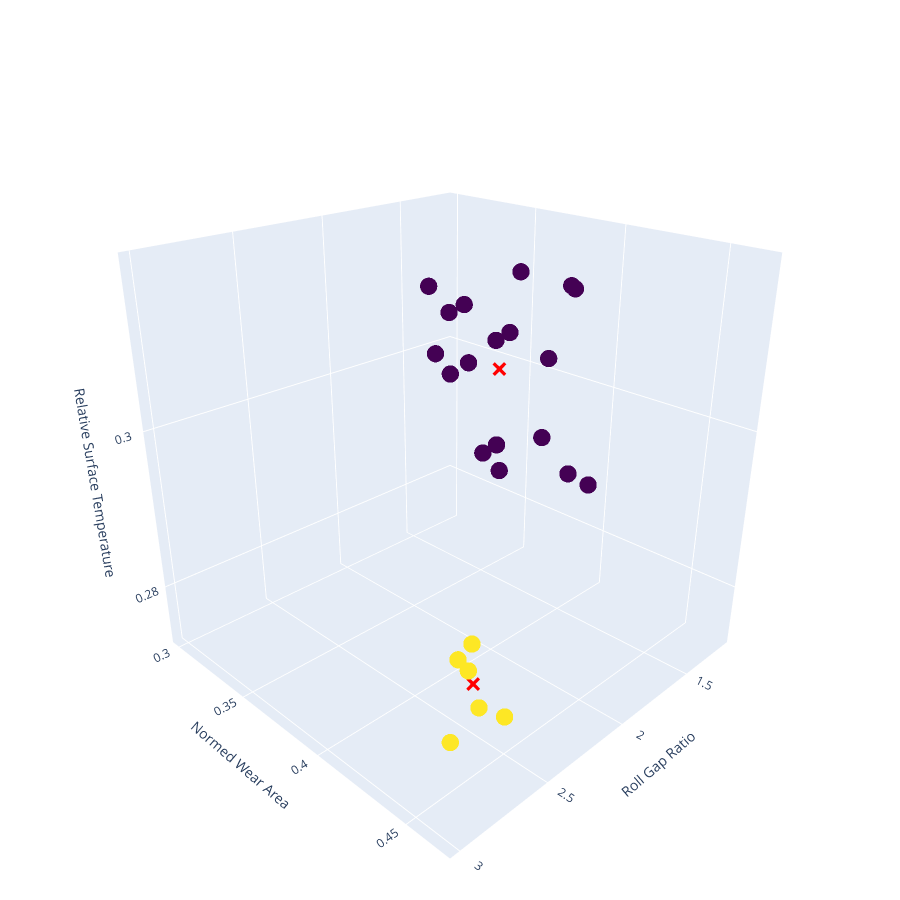
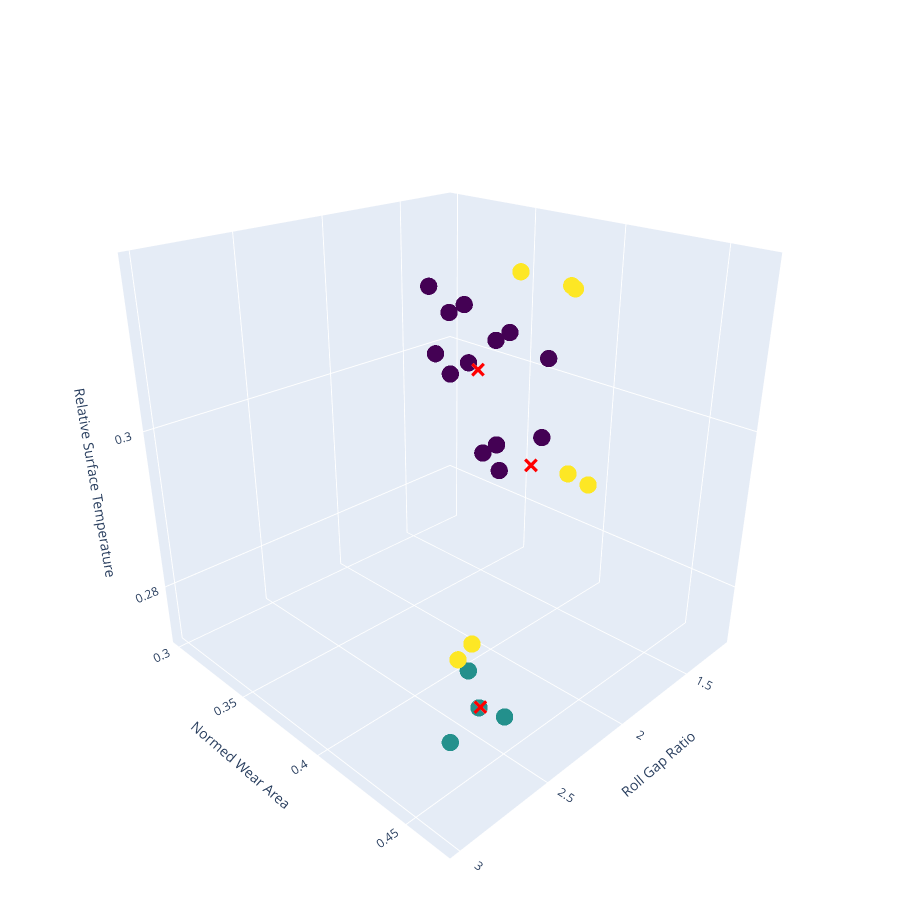

Notebook code for these charts, in order:
### Code cell
for k in [2, 3]:
    kmeans = KMeans(n_clusters=k, random_state=42)
    y_kmeans = kmeans.fit_predict(fitting_array)
    df[f'cluster_k{k}'] = y_kmeans

    fig = go.Figure()
    for tag in df['groove_type'].unique():
        mask = df['groove_type'] == tag

        fig.add_trace(go.Scatter3d(
            x=df.loc[mask, 'roll_gap_ratio'],
            y=df.loc[mask, 'relative_wear_length'],
            z=df.loc[mask, 'relative_surface_temperature'],
            mode='markers',
            marker=dict(
                size=6,
                color=y_kmeans[mask],
                colorscale='Viridis',
                opacity=0.8
            ),
        ))

    fig.add_trace(go.Scatter3d(
        x=kmeans.cluster_centers_[:, 2],
        y=kmeans.cluster_centers_[:, 1],
        z=kmeans.cluster_centers_[:, 3],
        mode='markers',
        marker=dict(
            size=5,
            color='red',
            symbol='x'
        ),
        name='Cluster Centers'
    ))

    fig.update_layout(
        scene=dict(
            xaxis=dict(title='Roll Gap Ratio'),
            yaxis=dict(title='Normed Wear Area'),
            zaxis=dict(title='Relative Surface Temperature'),
            camera=dict(
                eye=dict(x=1.5, y=1.5, z=1.0),
            )
        ),
        width=900,
        height=900,
        showlegend=False,
        margin=dict(l=20, r=20, t=50, b=20)
    )

    fig.show()
    fig.write_image(result_dir / f"clusters_for_wear_analysis_{k}.pdf", format="pdf")
